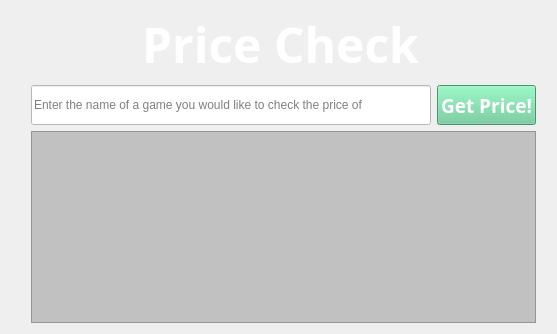
     <widget class="QWidget" name="PriceCheckPage">
      <layout class="QGridLayout" name="PriceCheckPageLayout">
       <item row="0" column="0">
        <layout class="QGridLayout" name="PriceCheckTitleLayout">
         <property name="leftMargin">
          <number>5</number>
         </property>
         <property name="bottomMargin">
          <number>1</number>
         </property>
         <item row="0" column="0" alignment="Qt::AlignHCenter">
          <widget class="QLabel" name="PriceCheckTitle">
           <property name="sizePolicy">
            <sizepolicy hsizetype="Preferred" vsizetype="Preferred">
             <horstretch>0</horstretch>
             <verstretch>0</verstretch>
            </sizepolicy>
           </property>
           <property name="maximumSize">
            <size>
             <width>16777215</width>
             <height>300</height>
            </size>
           </property>
           <property name="font">
            <font>
             <family>Agency FB</family>
             <pointsize>36</pointsize>
             <weight>75</weight>
             <bold>true</bold>
            </font>
           </property>
           <property name="styleSheet">
            <string notr="true">color: rgb(255, 255, 255);</string>
           </property>
           <property name="text">
            <string>Price Check</string>
           </property>
          </widget>
         </item>
        </layout>
       </item>
       <item row="1" column="0">
        <layout class="QGridLayout" name="PriceCheckLayout">
         <property name="leftMargin">
          <number>20</number>
         </property>
         <property name="rightMargin">
          <number>10</number>
         </property>
         <item row="0" column="0">
          <widget class="QLineEdit" name="PriceCheckEntry">
           <property name="sizePolicy">
            <sizepolicy hsizetype="Minimum" vsizetype="Preferred">
             <horstretch>0</horstretch>
             <verstretch>0</verstretch>
            </sizepolicy>
           </property>
           <property name="minimumSize">
            <size>
             <width>400</width>
             <height>40</height>
            </size>
           </property>
           <property name="styleSheet">
            <string notr="true">background-color: rgb(255, 255, 255);</string>
           </property>
           <property name="cursorPosition">
            <number>0</number>
           </property>
           <property name="alignment">
            <set>Qt::AlignLeading|Qt::AlignLeft|Qt::AlignVCenter</set>
           </property>
           <property name="placeholderText">
            <string>Enter the name of a game you would like to check the price of</string>
           </property>
           <property name="cursorMoveStyle">
            <enum>Qt::LogicalMoveStyle</enum>
           </property>
          </widget>
         </item>
         <item row="0" column="1">
          <widget class="QPushButton" name="GetPriceButton">
           <property name="sizePolicy">
            <sizepolicy hsizetype="MinimumExpanding" vsizetype="Preferred">
             <horstretch>0</horstretch>
             <verstretch>0</verstretch>
            </sizepolicy>
           </property>
           <property name="minimumSize">
            <size>
             <width>25</width>
             <height>0</height>
            </size>
           </property>
           <property name="maximumSize">
            <size>
             <width>150</width>
             <height>16777215</height>
            </size>
           </property>
           <property name="font">
            <font>
             <family>Agency FB</family>
             <pointsize>14</pointsize>
             <weight>75</weight>
             <bold>true</bold>
            </font>
           </property>
           <property name="styleSheet">
            <string notr="true">background-color: rgb(101, 203, 150);
color: rgb(255, 255, 255);</string>
           </property>
           <property name="text">
            <string>Get Price!</string>
           </property>
          </widget>
         </item>
        </layout>
       </item>
       <item row="2" column="0">
        <layout class="QGridLayout" name="PriceViewLayout">
         <property name="leftMargin">
          <number>20</number>
         </property>
         <property name="rightMargin">
          <number>10</number>
         </property>
         <property name="horizontalSpacing">
          <number>30</number>
         </property>
         <property name="verticalSpacing">
          <number>20</number>
         </property>
         <item row="0" column="0">
          <widget class="QListWidget" name="listWidget">
           <property name="font">
            <font>
             <family>Agency FB</family>
             <pointsize>12</pointsize>
            </font>
           </property>
           <property name="styleSheet">
            <string notr="true">color: rgb(0, 0, 0);
background-color: rgb(193, 193, 193);</string>
           </property>
           <property name="spacing">
            <number>10</number>
           </property>
          </widget>
         </item>
        </layout>
       </item>
      </layout>
     </widget>
